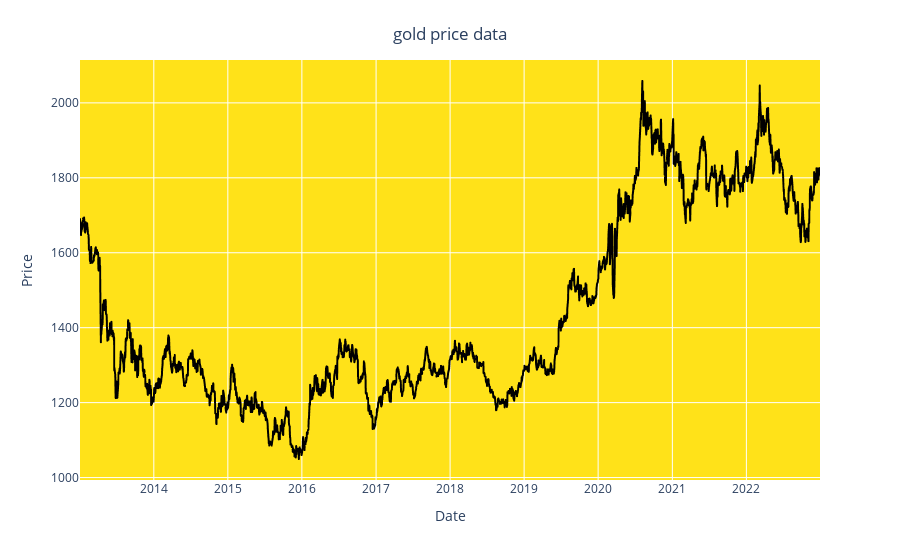

This figure's notebook cell:
### Code cell
fig = px.line(y = df.Price , x = df.Date)
fig.update_traces(line_color = 'black')
fig.update_layout(xaxis_title = 'Date', yaxis_title = 'Price', title = {'text':'gold price data','y':0.95, 'x':0.5,'xanchor':'center','yanchor':'top'}, plot_bgcolor = 'rgba(255,223,0,0.9)')

### Figure 1 — Plotly figure (JSON) as saved in the notebook; plotly's stock layout.template omitted (floating-point values rounded to 4 significant figures; data arrays with more than 128 entries replaced by an {"elided": "..."} marker saying what was removed)
{"data": [{"hovertemplate": "x=%{x}<br>y=%{y}<extra></extra>", "legendgroup": "", "line": {"color": "black", "dash": "solid"}, "marker": {"symbol": "circle"}, "mode": "lines", "name": "", "showlegend": false, "type": "scattergl", "x": {"elided": "2583 str values"}, "xaxis": "x", "y": {"elided": "2583 float values"}, "yaxis": "y"}], "layout": {"legend": {"tracegroupgap": 0}, "margin": {"t": 60}, "plot_bgcolor": "rgba(255,223,0,0.9)", "title": {"text": "gold price data", "x": 0.5, "xanchor": "center", "y": 0.95, "yanchor": "top"}, "xaxis": {"anchor": "y", "domain": [0, 1], "title": {"text": "Date"}}, "yaxis": {"anchor": "x", "domain": [0, 1], "title": {"text": "Price"}}}}
